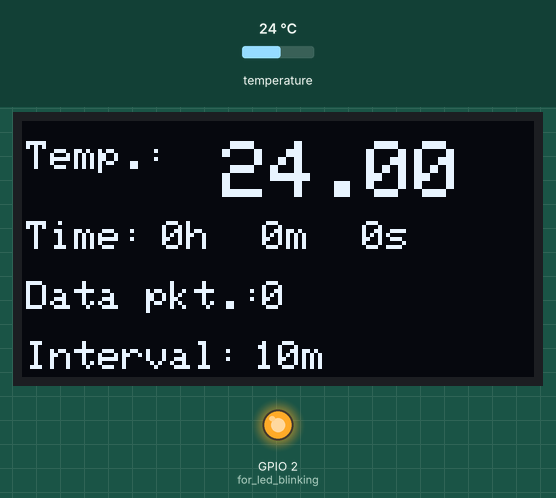
Simulated run of this sketch. Board: ESP8266 (NodeMCU). On the bench: 128×64 one-colour display, output pins drawn as LEDs (lit = HIGH). Inputs (shaded band) come from the test bench; at power-on: temperature 24 °C. WiFi joins after 1.5 s; servers stay silent unless stated; uploads are accepted with an empty reply; what the sketch prints to the serial monitor is not drawn.

Above: at 4.0 s.
4.1 s: temperature set to 12 °C
At 10.6 s:
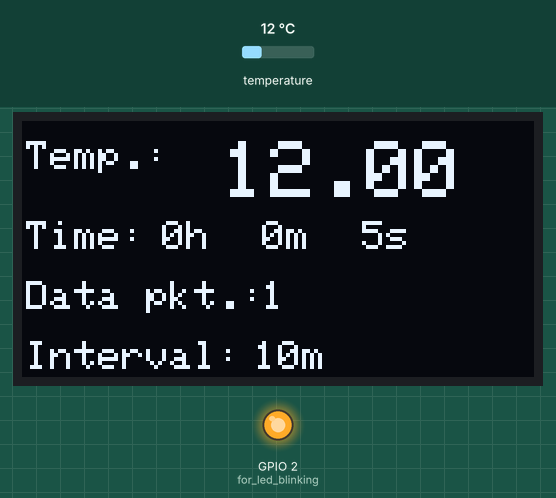
16.2 s: temperature set to 19 °C
At 22.1 s:
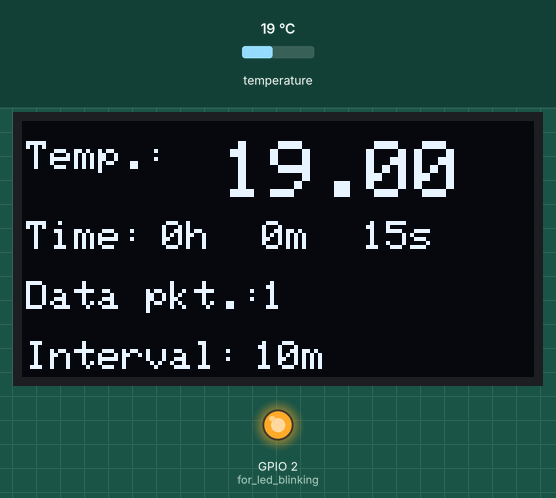
28.3 s: temperature set to 28 °C
At 33.6 s:
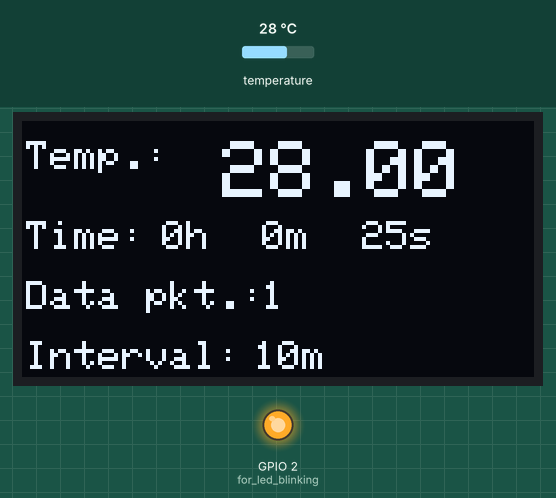
Timing chart, 0 to 35.1 s (numbered marks = the images above; inputs shaded):
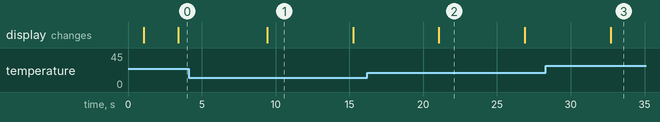

The sketch:

NodeMCU_V3_termometr_DS18B20_oled_POSTserver_v2.ino
```cpp
#include <Adafruit_GFX.h>
#include <Adafruit_SSD1306.h>
#include <Wire.h> //for sda, scl define
#include <OneWire.h> //for ds18b20
#include <DallasTemperature.h> //for ds18b20

#include "ESP8266WiFi.h"
#include "ESP8266HTTPClient.h"
#include "WiFiClient.h"

// wifi setup
const char* ssid = "DESKTOP-DB3900H 6599"; // Write here your router's username
const char* password = "8S6m506*"; // Write here your router's passward
String URL = "http://192.168.0.185:88"; //adress to your API http://localhost:88/
HTTPClient http;
WiFiClient client;
// wifi setup

// OLED setup ---------------------
Adafruit_SSD1306 display(128, 64, &Wire, -1); // On nodeMCU esp8266 v3:   pin D2=(SDA),  pin D1=(SCL); VCC=3.3v; Reset pin # (or -1 if sharing Arduino reset pin)
// OLED setup ---------------------

//DS18B20 setup
#define ONE_WIRE_BUS 14 // Data wire is plugged into port D5 on the nodemcu esp8266
OneWire oneWire(ONE_WIRE_BUS); // Pass our oneWire reference to Dallas Temperature. // Setup a oneWire instance to communicate with any OneWire devices (not just Maxim/Dallas temperature ICs)
DallasTemperature sensors(&oneWire); // Pass our oneWire reference to Dallas Temperature.
float tempC; //temp value in celsius
//DS18B20 setup

//time counter
long data_packet_counter = 0;
long time_loop_counter = 0;
//time counter

//wifisender sleep time setup------------------------------------- <<<<<< SETUP
int sleep_time_for_data_sender = 600; // in seconds - interval between POST message to server
int sleep_time_for_program_loop = 5;  //in seconds - refresh temp mesaurement
//wifisender sleep time setup------------------------------------- <<<<<< SETUP

//wifisender  counter
int wifi_sleep = sleep_time_for_data_sender; //initial value for sending first data packet after reset
//wifisender counter

void setup() {
  // Serial.begin(9600);
  // OLED setup ---------------------
  Wire.begin(4, 5); //Wire.begin(I2C_SDA, I2C_SCL); sda -> D2 , scl -> D1 on nodemcu esp8266
  oledConnectionCheck();
  // OLED setup ---------------------


  displayTransformersLogo();

  connectToWIFI();
  pinMode(LED_BUILTIN, OUTPUT); //for led blinking
  blik_LED_BUILTIN(3);

}

void loop() {
  oledConnectionCheck();
  read_temperature();
  display_temp();
  checkWifiConnection();
  data_sender_time_sleep_update();
  sendData();
  delay(sleep_time_for_program_loop * 1000);
}

void read_temperature(){
  sensors.requestTemperatures(); // Send the command to get temperatures
  tempC = sensors.getTempCByIndex(0);//get the temperature from the first sensor only ByIndex
  // if(tempC != DEVICE_DISCONNECTED_C){ // Check if reading was successful
  //   Serial.print("Temperature: ");
  //   Serial.println(tempC);
  // }
  // else
  // { Serial.println("Error: Could not read temperature data"); }
}

void oledConnectionCheck(){
 display.begin(SSD1306_SWITCHCAPVCC, 0x3C); //See datasheet for Address; 0x3D for 128x64, 0x3C for 128x32
}

void checkWifiConnection(){
   if(WiFi.status() != WL_CONNECTED){
      connectToWIFI();
      }
}

void connectToWIFI(){
    // Connect to WiFi
    display_wifi_connecting_message();
  WiFi.begin(ssid, password);

  // while wifi not connected yet, print '.'
  // then after it connected, get out of the loop
  while (WiFi.status() != WL_CONNECTED) {
     delay(500);
     Serial.print(".");
     Serial.println(WiFi.status());
  }
  //print a new line, then print WiFi connected and the IP address
  Serial.println("");
  Serial.println("WiFi connected");
  // Print the IP address
  Serial.println(WiFi.status());
  Serial.println(WiFi.localIP());
}

void sendData(){
  if(wifi_sleep>=sleep_time_for_data_sender){
    String data = "temperature="+String(tempC);
    http.begin(client, URL);
    http.addHeader("Content-Type", "application/x-www-form-urlencoded");
    int httpCode = http.POST(data);
    String payload = http.getString();
    // Serial.print("data: "); Serial.println(data);
    // Serial.print("http: "); Serial.println(httpCode);
    // Serial.print("payload: "); Serial.println(payload);
    calculate_data_package_sent();
    data_sender_time_sleep_reset();
    blik_LED_BUILTIN(3);
  }

}

void data_sender_time_sleep_reset(){
  wifi_sleep = 0;
}

void calculate_data_package_sent(){
    data_packet_counter=data_packet_counter+1;
}

void data_sender_time_sleep_update(){
  wifi_sleep = wifi_sleep + sleep_time_for_program_loop; //
}


void display_temp(){
   display.clearDisplay(); // Clear display buffer
    display.setTextSize(1); // Draw 2X-scale text
  display.setTextColor(SSD1306_WHITE);
    display.setCursor(1, 5);
    display.println(F("Temp.:"));
    display.setCursor(50, 5);
    display.setTextSize(2); // Draw 2X-scale text
    display.println(tempC);
    display_time();
    display_counter();
    display_transmission_interval();
    display.display(); // Update screen
}

void calculate_time(){
  time_loop_counter = time_loop_counter + 1;
}

void display_time(){
    display.setTextSize(1); // Draw 2X-scale text
    display.setTextColor(SSD1306_WHITE);
    display.setCursor(1, 25);
    display.println(F("Time:"));
    display.setCursor(35, 25);
    display.println(String((time_loop_counter*sleep_time_for_program_loop)/3600)+F("h"));
    display.setCursor(60, 25);
    display.println(String(((time_loop_counter*sleep_time_for_program_loop)%3600)/60)+F("m"));
    display.setCursor(85, 25);
    display.println(String((time_loop_counter*sleep_time_for_program_loop)%60)+F("s"));
     calculate_time();
}

void display_counter(){
    display.setCursor(1, 40);
    display.println(F("Data pkt.:"));
    display.setCursor(60, 40);
    display.println(data_packet_counter);
}

void display_transmission_interval(){
    display.setCursor(1, 55);
    display.println(F("Interval:"));
    display.setCursor(58, 55);
    display.println(String(sleep_time_for_data_sender/60)+"m");
}

void display_wifi_connecting_message(){
   display.clearDisplay(); // Clear display buffer
    display.setTextSize(1); // Draw 2X-scale text
    display.setTextColor(SSD1306_WHITE);
    display.setCursor(1, 30);
    display.println(F("Connecting to wifi..."));
    display.display(); // Update screen
}

void blik_LED_BUILTIN(int msec){
  digitalWrite(LED_BUILTIN, LOW);  // turn the LED on (HIGH is the voltage level)
  delay(msec);                      // wait for a second
  digitalWrite(LED_BUILTIN, HIGH);   // turn the LED off by making the voltage LOW
}


const unsigned char Autobot_logo [] PROGMEM = {
	0x00, 0x00, 0x00, 0x00, 0x00, 0x00, 0x03, 0xff, 0xc0, 0x00, 0x00, 0x00, 0x00, 0x00, 0x00, 0x00,
	0x00, 0x00, 0x00, 0x00, 0x00, 0x7f, 0xff, 0xff, 0x00, 0x00, 0x00, 0x00, 0x00, 0x00, 0x00, 0x00,
	0x00, 0x00, 0x00, 0x03, 0xff, 0xff, 0xff, 0xe0, 0x00, 0x00, 0x00, 0x00, 0x00, 0x00, 0x00, 0x00,
	0x00, 0x00, 0x0f, 0xff, 0xff, 0xff, 0xf8, 0x00, 0x00, 0x00, 0x00, 0x00, 0x00, 0x00, 0x00, 0x03,
	0xff, 0xbf, 0xff, 0xff, 0xff, 0xfc, 0xff, 0xe0, 0x00, 0x00, 0x00, 0x00, 0x00, 0x00, 0x01, 0xff,
	0xbf, 0xff, 0xff, 0xff, 0xfd, 0xff, 0xc0, 0x00, 0x00, 0x00, 0x00, 0x00, 0x00, 0x01, 0xff, 0xff,
	0xff, 0xff, 0xff, 0xfd, 0xff, 0xc0, 0x00, 0x00, 0x00, 0x00, 0x00, 0x00, 0x01, 0xff, 0xdf, 0xff,
	0xff, 0xff, 0xff, 0xff, 0xc0, 0x00, 0x00, 0x00, 0x00, 0x00, 0x00, 0x01, 0xff, 0xdf, 0xff, 0xff,
	0xff, 0xff, 0xff, 0x80, 0x00, 0x00, 0x00, 0x00, 0x00, 0x00, 0x01, 0xff, 0xdf, 0xfc, 0x00, 0x3f,
	0xff, 0xff, 0x80, 0x00, 0x00, 0x00, 0x00, 0x00, 0x00, 0x00, 0xff, 0xef, 0xff, 0x00, 0x7f, 0xfb,
	0xff, 0x80, 0x00, 0x00, 0x00, 0x00, 0x00, 0x00, 0x00, 0xff, 0xf7, 0xff, 0x81, 0xff, 0xef, 0xff,
	0x80, 0x00, 0x00, 0x00, 0x00, 0x00, 0x00, 0x00, 0xf9, 0xf9, 0xff, 0xe3, 0xff, 0xdf, 0xdf, 0x00,
	0x00, 0x00, 0x00, 0x00, 0x00, 0x00, 0x00, 0xfc, 0xfe, 0xff, 0xf7, 0xff, 0x3f, 0x3f, 0x00, 0x00,
	0x00, 0x00, 0x00, 0x00, 0x00, 0x00, 0xff, 0x3f, 0x3f, 0xff, 0xfe, 0xfe, 0x7f, 0x00, 0x00, 0x00,
	0x00, 0x00, 0x00, 0x00, 0x00, 0x7f, 0x9f, 0xdf, 0xff, 0xf9, 0xfd, 0xff, 0x00, 0x00, 0x00, 0x00,
	0x00, 0x00, 0x00, 0x00, 0x7f, 0xe7, 0xe7, 0xff, 0xf7, 0xf3, 0xff, 0x00, 0x00, 0x00, 0x00, 0x00,
	0x00, 0x00, 0x00, 0x7d, 0xf3, 0xfb, 0xff, 0xcf, 0xcf, 0xbe, 0x00, 0x00, 0x00, 0x00, 0x00, 0x00,
	0x00, 0x00, 0x7e, 0x7d, 0xf8, 0xff, 0x9f, 0x9f, 0x3e, 0x00, 0x00, 0x00, 0x00, 0x00, 0x00, 0x00,
	0x00, 0x3f, 0xbe, 0x7e, 0x3e, 0x7f, 0x7c, 0xfe, 0x00, 0x00, 0x00, 0x00, 0x00, 0x00, 0x00, 0x00,
	0x3f, 0xcf, 0xff, 0x9d, 0xfe, 0xfb, 0xfe, 0x00, 0x00, 0x00, 0x00, 0x00, 0x00, 0x00, 0x00, 0x3f,
	0xe7, 0xfd, 0xe3, 0xff, 0xf7, 0xfe, 0x00, 0x00, 0x00, 0x00, 0x00, 0x00, 0x00, 0x00, 0x1f, 0xf9,
	0xfd, 0xff, 0xff, 0xcf, 0xfc, 0x00, 0x00, 0x00, 0x00, 0x00, 0x00, 0x00, 0x00, 0x0f, 0xfe, 0xfd,
	0xff, 0xff, 0x3f, 0xf8, 0x00, 0x00, 0x00, 0x00, 0x00, 0x00, 0x00, 0x00, 0x07, 0xff, 0x7d, 0xff,
	0xfe, 0x7f, 0xf0, 0x00, 0x00, 0x00, 0x00, 0x00, 0x00, 0x00, 0x00, 0x0b, 0xff, 0xff, 0xff, 0xff,
	0xff, 0xd0, 0x00, 0x00, 0x00, 0x00, 0x00, 0x00, 0x00, 0x00, 0x0e, 0xff, 0xfe, 0xff, 0xbf, 0xff,
	0xb0, 0x00, 0x00, 0x00, 0x00, 0x00, 0x00, 0x00, 0x00, 0x0f, 0x7f, 0xfe, 0xff, 0xbf, 0xfe, 0x70,
	0x00, 0x00, 0x00, 0x00, 0x00, 0x00, 0x00, 0x00, 0x0f, 0xff, 0xfe, 0xff, 0xbf, 0xff, 0xf0, 0x00,
	0x00, 0x00, 0x00, 0x00, 0x00, 0x00, 0x00, 0x0f, 0xe0, 0x7e, 0xff, 0xbf, 0x03, 0xf0, 0x00, 0x00,
	0x00, 0x00, 0x00, 0x00, 0x00, 0x00, 0x0f, 0xe0, 0x02, 0xff, 0x20, 0x03, 0xf0, 0x00, 0x00, 0x00,
	0x00, 0x00, 0x00, 0x00, 0x00, 0x0f, 0xe0, 0x00, 0xff, 0x00, 0x03, 0xf0, 0x00, 0x00, 0x00, 0x00,
	0x00, 0x00, 0x00, 0x00, 0x0f, 0xe0, 0x02, 0xff, 0x40, 0x07, 0xf0, 0x00, 0x00, 0x00, 0x00, 0x00,
	0x00, 0x00, 0x00, 0x0f, 0xf8, 0x0e, 0xff, 0x70, 0x0f, 0xf0, 0x00, 0x00, 0x00, 0x00, 0x00, 0x00,
	0x00, 0x00, 0x07, 0xfe, 0x3f, 0xff, 0x7e, 0x3f, 0xf0, 0x00, 0x00, 0x00, 0x00, 0x00, 0x00, 0x00,
	0x00, 0x07, 0xfe, 0xff, 0xff, 0x7f, 0x7f, 0xf0, 0x00, 0x00, 0x00, 0x00, 0x00, 0x00, 0x00, 0x00,
	0x07, 0xfe, 0xff, 0xff, 0x7f, 0x7f, 0xf0, 0x00, 0x00, 0x00, 0x00, 0x00, 0x00, 0x00, 0x00, 0x07,
	0xfe, 0xff, 0xff, 0x7f, 0x7f, 0xf0, 0x00, 0x00, 0x00, 0x00, 0x00, 0x00, 0x00, 0x00, 0x07, 0xfe,
	0xff, 0xff, 0x7f, 0x7f, 0xf0, 0x00, 0x00, 0x00, 0x00, 0x00, 0x00, 0x00, 0x00, 0x07, 0xfe, 0xff,
	0xff, 0x7f, 0x7f, 0xf0, 0x00, 0x00, 0x00, 0x00, 0x00, 0x00, 0x00, 0x00, 0x07, 0xfe, 0xff, 0xff,
	0x7f, 0x7f, 0xf0, 0x00, 0x00, 0x00, 0x00, 0x00, 0x00, 0x00, 0x00, 0x07, 0xfe, 0xff, 0xff, 0x7f,
	0x7f, 0xf0, 0x00, 0x00, 0x00, 0x00, 0x00, 0x00, 0x00, 0x00, 0x07, 0xfe, 0xff, 0xff, 0x7f, 0x7f,
	0xf0, 0x00, 0x00, 0x00, 0x00, 0x00, 0x00, 0x00, 0x00, 0x07, 0xfe, 0xff, 0xff, 0x7f, 0x7f, 0xf0,
	0x00, 0x00, 0x00, 0x00, 0x00, 0x00, 0x00, 0x00, 0x07, 0xfe, 0xff, 0xff, 0x7f, 0x7f, 0xf0, 0x00,
	0x00, 0x00, 0x00, 0x00, 0x00, 0x00, 0x00, 0x07, 0xfe, 0xff, 0x7f, 0x7f, 0x7f, 0xe0, 0x00, 0x00,
	0x00, 0x00, 0x00, 0x00, 0x00, 0x00, 0x07, 0xfe, 0xff, 0xff, 0xff, 0x7f, 0xe0, 0x00, 0x00, 0x00,
	0x00, 0x00, 0x00, 0x00, 0x00, 0x07, 0xfe, 0xff, 0xff, 0xff, 0x7f, 0xe0, 0x00, 0x00, 0x00, 0x00,
	0x00, 0x00, 0x00, 0x00, 0x03, 0xfe, 0xff, 0xff, 0xff, 0x7f, 0xc0, 0x00, 0x00, 0x00, 0x00, 0x00,
	0x00, 0x00, 0x00, 0x00, 0xfe, 0xff, 0xff, 0xff, 0x7f, 0x80, 0x00, 0x00, 0x00, 0x00, 0x00, 0x00,
	0x00, 0x00, 0x00, 0x7e, 0xff, 0xff, 0xff, 0x7f, 0x00, 0x00, 0x00, 0x00, 0x00, 0x00, 0x00, 0x00,
	0x00, 0x00, 0x3e, 0xfe, 0x00, 0x3f, 0x7c, 0x00, 0x00, 0x00, 0x00, 0x00, 0x00, 0x00, 0x00, 0x00,
	0x00, 0x1e, 0xfd, 0xff, 0xbf, 0x78, 0x00, 0x00, 0x00, 0x00, 0x00, 0x00, 0x00, 0x00, 0x00, 0x00,
	0x06, 0xfd, 0xff, 0xff, 0x70, 0x00, 0x00, 0x00, 0x00, 0x00, 0x00, 0x00, 0x00, 0x00, 0x00, 0x02,
	0xfd, 0xff, 0xdf, 0x60, 0x00, 0x00, 0x00, 0x00, 0x00, 0x00, 0x00, 0x00, 0x00, 0x00, 0x00, 0xfb,
	0xff, 0xdf, 0x00, 0x00, 0x00, 0x00, 0x00, 0x00, 0x00, 0x00, 0x00, 0x00, 0x00, 0x00, 0xfb, 0xff,
	0xef, 0x00, 0x00, 0x00, 0x00, 0x00, 0x00, 0x00, 0x00, 0x00, 0x00, 0x00, 0x00, 0x3b, 0xff, 0xee,
	0x00, 0x00, 0x00, 0x00, 0x00, 0x00, 0x00, 0x00, 0x00, 0x00, 0x00, 0x00, 0x17, 0xff, 0xec, 0x00,
	0x00, 0x00, 0x00, 0x00, 0x00, 0x00, 0x00, 0x00, 0x00, 0x00, 0x00, 0x07, 0xff, 0xf0, 0x00, 0x00,
	0x00, 0x00, 0x00, 0x00
};

void displayTransformersLogo(){
  display.clearDisplay();
  display.drawBitmap(0,0,Autobot_logo, 120, 60, 1);//(x,y,bitmap_name,width,height,1)
  display.display();
  delay(1000);
}
```

Measured:
- what the display in image 1 shows lasts 5.8 s, from 9.4 s to 15.2 s
